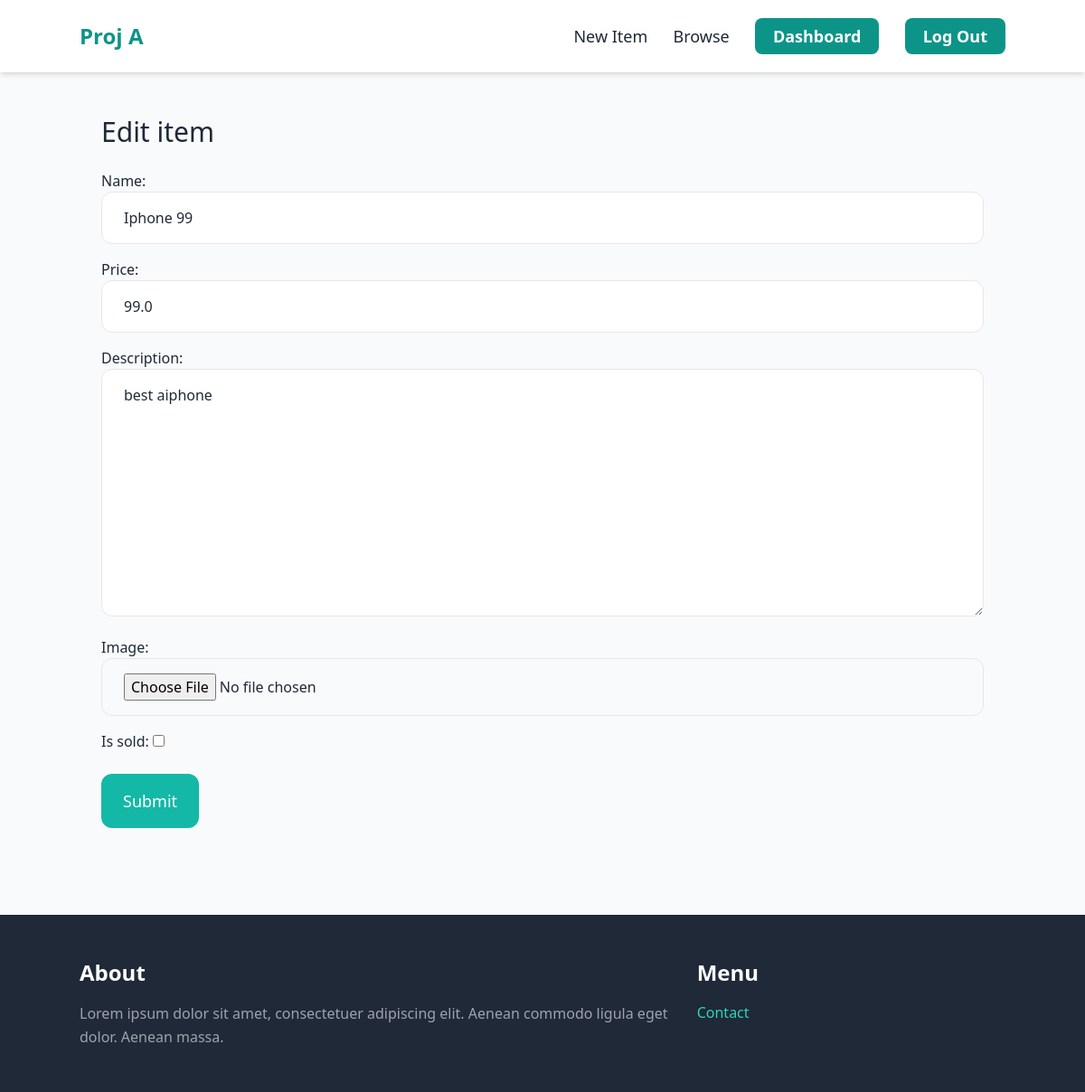
Screenshot of /items/4/edit/ (signed in) with the database file from the repository.
### item/models.py (models this page shows, shortened)
class Item(models.Model):
    category=models.ForeignKey(Category,related_name='items',on_delete=models.CASCADE)
    name=models.CharField(max_length=255)
    description=models.TextField(max_length=255,null=True)
    price=models.FloatField()
    image=models.ImageField(upload_to='item_images',blank=True,null=True) #pip instal pillow
    is_sold=models.BooleanField(default=False)
    created=models.DateTimeField(auto_now_add=True)
    created_by=models.ForeignKey(User,related_name="items",on_delete=models.CASCADE)
    class Meta:
        verbose_name_plural='Items'
        ordering=('name',)

### item/views.py (the view)
# urls.py: path('<int:pk>/edit/',views.edit,name='edit'),
@login_required
def edit(request,pk):
    item=get_object_or_404(Item,pk=pk,created_by=request.user)
    if(request.method=='POST'):
        form=EditItemForm(request.POST,request.FILES,instance=item)
        if form.is_valid():
            form.save()
            return redirect('item:detail',pk=item.id)
    else:
        form=EditItemForm(instance=item)
    return render(request,'item/form.html',{
        'form':form,
        'title':'Edit item'
    })

### item/forms.py
class EditItemForm(forms.ModelForm):
    class Meta:
        model=Item
        fields=('name','price','description','image','is_sold')
        widgets={
            'name':forms.TextInput(attrs={
                'class': INPUT_CLASSES
        }),
            'price':forms.TextInput(attrs={
                'class': INPUT_CLASSES
        }),
            'description':forms.Textarea(attrs={
                'class': INPUT_CLASSES
        }),
            'image':forms.FileInput(attrs={
                'class': INPUT_CLASSES
        })
        }

### item/templates/item/form.html (shortened to what this page needs)
{% extends 'core/base.html' %}
{% block content %}
<h1 class="mb-6 text-3xl">{{ title }}</h1>
<form method="post" action="." enctype="multipart/form-data">
    <div class="space-y-4">
        {{ form.as_p }}
    </div>
        <button class="mt-6 py-4 px-6 text-lg bg-teal-500 hover:bg-teal-500 rounded-xl text-white">Submit</button>
</form>
{% endblock %}

### rows the page displays
Item: name "Iphone 99", price "99.0", description "best aiphone"

### other values shown
{{ title }} "Edit item"
